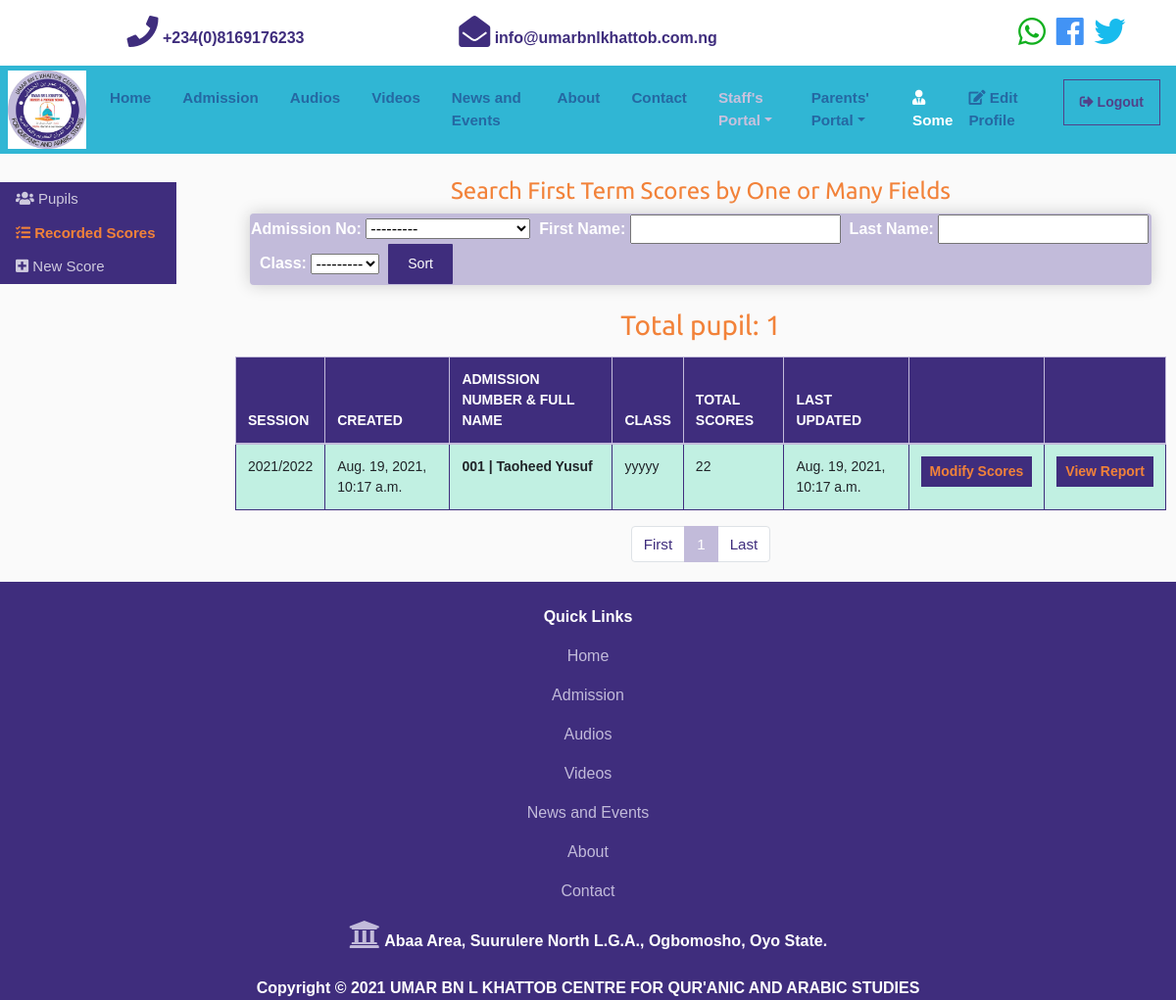
/staff/nursery/first-term (signed in), run on the app's committed database.
### nursery/models.py (models this page shows, shortened)
class FirstTerm(models.Model):
    session = models.ForeignKey('management.Session', on_delete = models.SET_NULL, default=1, null=True, related_name="nursery_session")
    pupil = models.OneToOneField('records.pupil', on_delete = models.SET_NULL, unique = True, null=True, related_name="nursery_pupil")
    school_fees = models.BooleanField(max_length=5, default = False)
    quran_ca = models.IntegerField(blank=True, default = 0, verbose_name="القرآن (الإختبار)")
    tajweed_ca = models.IntegerField(blank=True, default = 0, verbose_name="التجويد (الإختبار)")
    mutoolaah_ca = models.IntegerField(blank=True, default = 0, verbose_name="المطالعة (الإختبار)")
    arabiyyah_ca = models.IntegerField(blank=True, default = 0, verbose_name="العربية (الإختبار)")
    nahw_ca = models.IntegerField(blank=True, default = 0, verbose_name="النحو (الإختبار)")
    tawheed_ca = models.IntegerField(blank=True, default = 0, verbose_name="التوحيد (الإختبار)")
    fiqh_ca = models.IntegerField(blank=True, default = 0, verbose_name="الفقه (الإختبار)")
    seeroh_ca = models.IntegerField(blank=True, default = 0, verbose_name="السيرة (الإختبار)")
    hadeeth_ca = models.IntegerField(blank=True, default = 0, verbose_name="الحديث (الإختبار)")
    imlaa_ca = models.IntegerField(blank=True, default = 0, verbose_name="الإملاء (الإختبار)")
    khot_ca = models.IntegerField(blank=True, default = 0, verbose_name="الخط العربي (الإختبار)")
    quran_exam = models.IntegerField(blank=True, default = 0, verbose_name="القرآن (الإمتحان)")
    tajweed_exam = models.IntegerField(blank=True, default = 0, verbose_name="التجويد (الإمتحان)")
    mutoolaah_exam = models.IntegerField(blank=True, default = 0, verbose_name="المطالعة (الإمتحان)")
    arabiyyah_exam = models.IntegerField(blank=True, default = 0, verbose_name="العربية (الإمتحان)")
    nahw_exam = models.IntegerField(blank=True, default = 0, verbose_name="النحو (الإمتحان)")
    tawheed_exam = models.IntegerField(blank=True, default = 0, verbose_name="التوحيد (الإمتحان)")
    fiqh_exam = models.IntegerField(blank=True, default = 0, verbose_name="الفقه (الإمتحان)")
    seeroh_exam = models.IntegerField(blank=True, default = 0, verbose_name="السيرة (الإمتحان)")
    hadeeth_exam = models.IntegerField(blank=True, default = 0, verbose_name="الحديث (الإمتحان)")
    imlaa_exam = models.IntegerField(blank=True, default = 0, verbose_name="الإملاء (الإمتحان)")
    khot_exam = models.IntegerField(blank=True, default = 0, verbose_name="الخط العربي (الإمتحان)")
    quran_tot = models.IntegerField(blank=True, default = 0)
    tajweed_tot = models.IntegerField(blank=True, default = 0)
    mutoolaah_tot = models.IntegerField(blank=True, default = 0)
    arabiyyah_tot = models.IntegerField(blank=True, default = 0)
    nahw_tot = models.IntegerField(blank=True, default = 0)
    tawheed_tot = models.IntegerField(blank=True, default = 0)
    fiqh_tot = models.IntegerField(blank=True, default = 0)
    seeroh_tot = models.IntegerField(blank=True, default = 0)
    hadeeth_tot = models.IntegerField(blank=True, default = 0)
    imlaa_tot = models.IntegerField(blank=True, default = 0)
    khot_tot = models.IntegerField(blank=True, default = 0)
    cumulative = models.IntegerField(blank=True, default = 0)
    teacher_comment = models.CharField(max_length=200, null=True, blank=True, verbose_name="تعليق المدرس")
    head_comment = models.CharField(max_length=200, null=True, blank=True, verbose_name="تعليق المدير")
    created = models.DateTimeField(auto_now_add=True, null=True)
    updated = models.DateTimeField(auto_now=True, null=True)
    class Meta:
        ordering = ('pupil__user__username',)
        verbose_name = "First Term Score"
        verbose_name_plural = "First Term Scores"

### management/models.py (models this page shows, shortened)
class Session(models.Model):
    name = models.CharField(max_length=20, blank=True, null=True)
    next = models.DateField(blank=True, null=True, verbose_name="Next Term Begins")
    ends = models.DateField(blank=True, null=True, verbose_name="Term Ends")
    head = models.CharField(max_length=40, blank=True, null=True, verbose_name="Headmaster's Name")
    school = models.ImageField(upload_to='stamp_img/%Y/%m/%d', null=True, blank=True, verbose_name="School's Stamp with Head of Schools Signature")
    created = models.DateTimeField(auto_now_add=True, null=True)
    updated = models.DateTimeField(auto_now=True, null=True)
    class Meta:
        ordering = ('-created',)
    def __str__(self):
        return str(self.name)

### records/models.py (models this page shows, shortened)
class Pupil(models.Model):
    GENDER_CHOICES = [
		('MALE','MALE'),
		('FEMALE', 'FEMALE')
	]
    ROLE_CHOICES = [
        ('Pupil', 'Pupil'),
        ('Student', 'Student'),
		('Staff', 'Staff'),
    ]
    user = models.OneToOneField(settings.AUTH_USER_MODEL, on_delete=models.SET_NULL, null=True)
    phone_number = models.CharField(max_length=20, unique=False, null=True, verbose_name="Phone Number")
    gender = models.CharField(max_length=6, choices=GENDER_CHOICES, null=True)
    dob = models.DateField(blank=True, null=True, verbose_name="Date of Birth")
    classe = models.ForeignKey(Class, on_delete=models.SET_NULL, null=True, verbose_name="Class")
    address = models.CharField(max_length=200, null=True)
    role = models.CharField(max_length=20, choices=ROLE_CHOICES, default='Pupil', null=True)
    photograph = models.ImageField(upload_to='pupil_img/%Y/%m/%d', null=True, blank=True, verbose_name="Pupil's Photograph")
    created = models.DateTimeField(auto_now_add=True, null=True)
    updated = models.DateTimeField(auto_now=True, null=True)
    def __str__(self):
        try:
            return str(self.user.username) + " | " + str(self.user.first_name) + " " + str(self.user.last_name)
        except:
            return str(self.id)
    class Meta:
        ordering = ('user__username',)

class Class(models.Model):
    name = models.CharField(max_length=20, null=True)
    teacher = models.ForeignKey(Teacher, on_delete=models.SET_NULL, null=True)
    signature = models.ImageField(upload_to='signature_img/%Y/%m/%d', null=True, blank=True, verbose_name="Class Teacher's Signature")
    created = models.DateTimeField(auto_now_add=True, null=True)
    updated = models.DateTimeField(auto_now=True, null=True)
    def __str__(self):
        try:
            return str(self.name)
        except:
            return str(self.id)
    class Meta:
        ordering = ('name',)
        verbose_name = 'Class'
        verbose_name_plural = 'Classes'

### nursery/views.py (the view)
# urls.py: path('staff/nursery/first-term', views.showFirsts, name='nursery_firsts'),
@login_required
def showFirsts(request):
    context = {}
    filtered_firsts = FirstFilter(
        request.GET,
        queryset = FirstTerm.objects.all()
    )
    context['filtered_firsts'] = filtered_firsts
    paginated_filtered_firsts = Paginator(filtered_firsts.qs, 10)
    page_number = request.GET.get('page')
    firsts_page_obj = paginated_filtered_firsts.get_page(page_number)
    context['firsts_page_obj'] = firsts_page_obj
    total_firsts = filtered_firsts.qs.count()
    context['total_firsts'] = total_firsts
    return render(request, 'nursery/first_list.html', context=context)

### templates/nursery/first_list.html (shortened to what this page needs)
{% extends 'base.html' %}
{% block content %}
{% load home_tags %}
<br>
<div class="sidebar">
  <br>
  <br>
  <br>
  <br>
<a href="{% url 'pupils' %}"><i class="fas fa-users fa-1x"></i> Pupils</a>
<a href="{% url 'nursery_firsts' %}"><strong class="text-orange"><i class="fas fa-tasks fa-1x"></i> Recorded Scores</strong></a>
<a href="{% url 'nursery_first' %}"><i class="fas fa-plus-square fa-1x"></i> New Score</a>
</div>
  <section class="main">
    {% if firsts_page_obj %}
    <h4 class="text-center text-orange">Search First Term Scores by One or Many Fields</h4>
    <div class="col-md-12">
      <div class="box-element bg-warning" id="form-wrapper">
        <form method="get" class="form-inline text-white">
          {% for field in filtered_firsts.form %}
            <strong>{{field.label}}:</strong>&nbsp{{field}}&nbsp&nbsp
          {% endfor %}
          <input type="submit" class="btn btn-dark" value="Sort">
        </form>
      </div>
    </div>
    {% endif %}
    <br>
    <div class="row text-center">
      {% if firsts_page_obj %}
        <div class="col-md-12">
          {% if total_firsts > 1 %}
          <div class="form-group col-md-12">
            <h3 class="form-group text-orange">Total pupils: {{total_firsts}}</h3>
          </div>
          {% else %}
          <div class="form-group col-md-12">
            <h3 class="form-group text-orange">Total pupil: {{total_firsts}}</h3>
          </div>
          {% endif %}
          <div class="table-responsive">
            <table class="table table-bordered">
              <thead class="thead-primary">
                <tr>
                  <th>SESSION</th>
                  <th>CREATED</th>
                  <th>ADMISSION NUMBER & FULL NAME</th>
                  <th>CLASS</th>
                  <th>TOTAL SCORES</th>
                  <th>LAST UPDATED</th>
                  <th></th>
                  <th></th>
                </tr>
              </thead>
              <tbody>
              {% for first in firsts_page_obj %}
                <tr class="table-success">
                  <td>{{first.session}}</td>
                  <td>{{first.created}}</td>
                  <td><strong>{{first.pupil}}</strong></td>
                  <td>{{first.pupil.classe}}</td>
                  <td>{{first.cumulative}}</td>
                  <td>{{first.updated}}</td>
                  <td class="text-center"><a href="first-term/update/{{first.id}}"><button type="button" class="btn btn-sm btn-primary text-orange"><strong>Modify Scores</strong></button></a></td>
                  <td class="text-center"><a href="{% url 'nursery_show_first' first.id %}"><button type="button" class="btn btn-sm btn-primary text-orange"><strong>View Report</strong></button></a></td>
                </tr>
              {% endfor %}
              </tbody>
            </table>
            <nav aria-label="...">
              <ul class="pagination justify-content-center">
                <li class="page-item"><a class="page-link" href="{% my_url 1 'page' request.GET.urlencode %}" tabindex="-1" aria-disabled="true">First</a></li>
                <li class="page-item active" aria-current="page"><a class="page-link" href="{% my_url firsts_page_obj.number 'page' request.GET.urlencode %}">{{firsts_page_obj.number}}<span class="sr-only">(current)</span></a></li>
                <li class="page-item"><a class="page-link" href="{% my_url firsts_page_obj.paginator.num_pages 'page' request.GET.urlencode %}">Last</a></li>
              </ul>
            </nav>
          </div>
        </div>
      {% else %}
      <div class="container">
        <h3>No pupil found!</h3>
      </div>
      {% endif %}
    </div>
  </section>
{% endblock content%}

### templates/partials/_navbar.html (shortened to what this page needs)
{% load static %}
<nav class="p-0 navbar navbar-expand-lg navbar-dark bg-light_blue sticky-top">
  <a class="ml-2 navbar-brand" href="{% url 'index' %}">
    <img src="{% static 'img/logo.jpg' %}" width="50" height="80" class="logo" alt="Umar Logo">
  </a>
  <div class="collapse navbar-collapse" id="navbarNavAltMarkup">
    <ul class="navbar-nav">
      <li
        {% if '/' == request.path %}
          class="nav-item active mr-3"
        {% else %}
          class="nav-item mr-3"
        {% endif %}
      >
        <a class="nav-link" href="{% url 'index' %}"><strong>Home</strong></a>
      </li>
      <li
        {% if 'admission' in request.path %}
          class="nav-item active mr-3"
        {% else %}
          class="nav-item mr-3"
        {% endif %}
      >
        <a class="nav-link" href="{% url 'admission' %}"><strong>Admission</strong></a>
      </li>
      <li
        {% if 'audios' in request.path %}
          class="nav-item active mr-3"
        {% else %}
          class="nav-item mr-3"
        {% endif %}
      >
        <a class="nav-link" href="{% url 'audios' %}"><strong>Audios</strong></a>
      </li>
      <li
        {% if 'videos' in request.path %}
          class="nav-item active mr-3"
        {% else %}
          class="nav-item mr-3"
        {% endif %}
      >
        <a class="nav-link" href="{% url 'videos' %}"><strong>Videos</strong></a>
      </li>
      <li
        {% if 'news-and-events' in request.path %}
          class="nav-item active mr-3"
        {% else %}
          class="nav-item mr-3"
        {% endif %}
      >
        <a class="nav-link" href="{% url 'events' %}"><strong>News and Events</strong></a>
      </li>
      <li
        {% if 'about' in request.path %}
          class="nav-item active mr-3"
        {% else %}
          class="nav-item mr-3"
        {% endif %}
      >
        <a class="nav-link" href="{% url 'about' %}"><strong>About</strong></a>
      </li>
      <li
        {% if 'contact' in request.path %}
          class="nav-item active mr-3"
        {% else %}
          class="nav-item mr-3"
        {% endif %}
      >
        <a class="nav-link" href="{% url 'contact' %}"><strong>Contact</strong></a>
      </li>
      {% if user.is_authenticated %}
      <li
        {% if 'staff' in request.path %}
          class="nav-item active dropdown mr-3"
        {% else %}
          class="nav-item dropdown mr-3"
        {% endif %}
      >
        <a class="nav-link dropdown-toggle" href="#" id="navbarDropdownMenuLink" data-toggle="dropdown" aria-haspopup="true" aria-expanded="false"><strong>Staff's Portal</strong></a>
      </li>
      <li
        {% if 'parents' in request.path %}
          class="nav-item active dropdown mr-3"
        {% else %}
          class="nav-item dropdown mr-3"
        {% endif %}
      >
        <a class="nav-link dropdown-toggle" href="#" id="navbarDropdownMenuLink" data-toggle="dropdown" aria-haspopup="true" aria-expanded="false"><strong>Parents' Portal</strong></a>
      </li>
      {% endif %}
    </ul>
    <ul class="navbar-nav ml-auto">
      {% if user.is_authenticated %}
      <li
      >
        <a class="nav-link" href=""><strong><span class="text-white"><i class="fas fa-user-tie fa-1x"></i> {{user.first_name}}</span></strong></a>
      </li>
      <li
        {% if 'edit-profile' in request.path %}
          class="nav-item active mr-3"
        {% else %}
          class="nav-item mr-3"
        {% endif %}
      >
        <a class="nav-link" href="{% url 'edit_profile' %}"><strong><i class="fas fa-edit fa-1x"></i> Edit Profile</strong></a>
      </li>
      <li
        {% if 'logout' in request.path %}
          class="nav-item active mr-3"
        {% else %}
          class="nav-item mr-3"
        {% endif %}
      >
        <button class="btn btn-outline-primary btn-sm"><a class="nav-link" href="{% url 'logout' %}">
          <i class="fas fa-sign-out-alt text-primary"></i> <strong class="text-primary">Logout</strong></a></button>
      </li>
    {% endif %}
    </ul>
  </div>
</nav>

### data on the page
FirstTerm: session "2021/2022", created "Aug. 19, 2021, 10:17 a.m.", pupil "001 | Taoheed Yusuf", pupil.classe "yyyyy", cumulative "22", updated "Aug. 19, 2021, 10:17 a.m."

### other printed values
{{ user.first_name }} "Some"
{{ field.label }} "Admission No" "First Name" "Last Name" "Class"
{{ total_firsts }} "1"
{{ firsts_page_obj.number }} "1"
